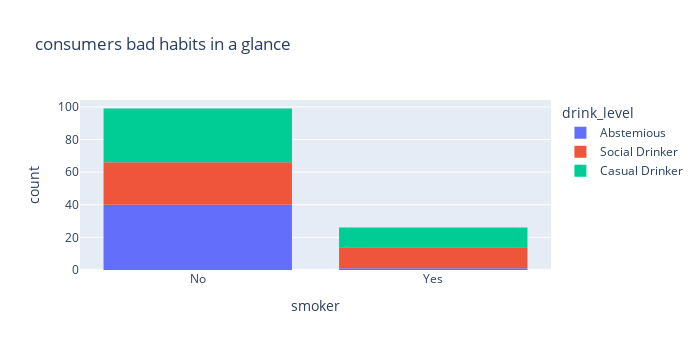

Notebook cell for this chart:
### Code cell
px.histogram(data_frame=consumers, x='smoker', color='drink_level',height=350, width=700, title='consumers bad habits in a glance')

### Figure 1 — Plotly figure (JSON) as saved in the notebook; plotly's stock layout.template omitted (floating-point values rounded to 4 significant figures)
{"data": [{"alignmentgroup": "True", "bingroup": "x", "hovertemplate": "drink_level=Abstemious<br>smoker=%{x}<br>count=%{y}<extra></extra>", "legendgroup": "Abstemious", "marker": {"color": "#636efa", "pattern": {"shape": ""}}, "name": "Abstemious", "offsetgroup": "Abstemious", "orientation": "v", "showlegend": true, "type": "histogram", "x": ["No", "No", "No", "No", "No", "No", "No", "No", "No", "No", "No", "No", "No", "No", "No", "No", "No", "No", "No", "No", "No", "No", "No", "No", "No", "Yes", "No", "No", "No", "No", "No", "No", "No", "No", "No", "No", "No", "No", "No", "No", "No"], "xaxis": "x", "yaxis": "y"}, {"alignmentgroup": "True", "bingroup": "x", "hovertemplate": "drink_level=Social Drinker<br>smoker=%{x}<br>count=%{y}<extra></extra>", "legendgroup": "Social Drinker", "marker": {"color": "#EF553B", "pattern": {"shape": ""}}, "name": "Social Drinker", "offsetgroup": "Social Drinker", "orientation": "v", "showlegend": true, "type": "histogram", "x": ["No", "Yes", "No", "No", "Yes", "No", "No", "Yes", "No", "No", "No", "Yes", "Yes", "No", "No", "Yes", "No", "No", "No", "No", "No", "No", "Yes", "Yes", "No", "No", "No", "No", "Yes", "No", "Yes", "No", "Yes", "No", "No", "Yes", "Yes", "No", "No"], "xaxis": "x", "yaxis": "y"}, {"alignmentgroup": "True", "bingroup": "x", "hovertemplate": "drink_level=Casual Drinker<br>smoker=%{x}<br>count=%{y}<extra></extra>", "legendgroup": "Casual Drinker", "marker": {"color": "#00cc96", "pattern": {"shape": ""}}, "name": "Casual Drinker", "offsetgroup": "Casual Drinker", "orientation": "v", "showlegend": true, "type": "histogram", "x": ["No", "No", "No", "No", "Yes", "No", "No", "No", "Yes", "No", "No", "Yes", "No", "Yes", "No", "No", "Yes", "No", "No", "No", "No", "No", "No", "No", "Yes", "No", "No", "Yes", "Yes", "No", "Yes", "No", "No", "No", "Yes", "Yes", "No", "Yes", "No", "No", "No", "No", "No", "No", "No"], "xaxis": "x", "yaxis": "y"}], "layout": {"barmode": "relative", "height": 350, "legend": {"title": {"text": "drink_level"}, "tracegroupgap": 0}, "title": {"text": "consumers bad habits in a glance"}, "width": 700, "xaxis": {"anchor": "y", "domain": [0, 1], "title": {"text": "smoker"}}, "yaxis": {"anchor": "x", "domain": [0, 1], "title": {"text": "count"}}}}
